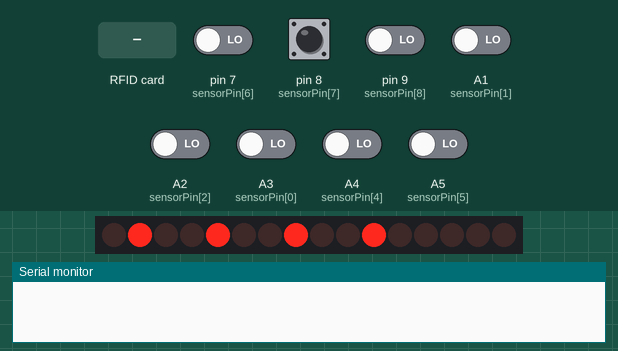
Bench run of a sketch on a simulated Arduino Nano, built with avr-gcc and run on an emulated ATmega328P. Parts: 16 shift-register outputs drawn as a row of LEDs (first output left, lit = HIGH), the last lines printed to the serial monitor. Wiring (inferred from the names in the program): 2 × shift register (74HC595): data pin 4; shift clock pin 6; latch pin 5. Wiring (inferred from the signals the program sends): row of LEDs: on Q0, Q1, Q2, Q3, Q4, Q5, Q6, Q7, Q8, Q9, Q10, Q11, Q12, Q13, Q14, Q15. The test bench sets the inputs (shaded band); at power-on: A1 (sensorPin[1]), A2 (sensorPin[2]), A3 (sensorPin[0]), A4 (sensorPin[4]), A5 (sensorPin[5]), pin 7 (sensorPin[6]), pin 8 (sensorPin[7]), pin 9 (sensorPin[8]) LOW.

Above: at 1.2 s.
1.3 s: pin 8 (sensorPin[7]) pulsed HIGH 2 times (0.12 s each, 0.3 s apart)
At 2.8 s:
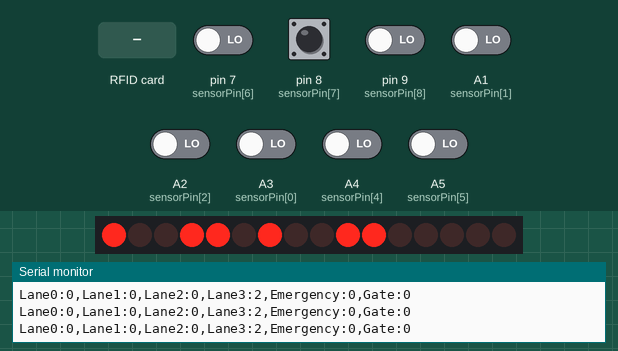
At 4.7 s:
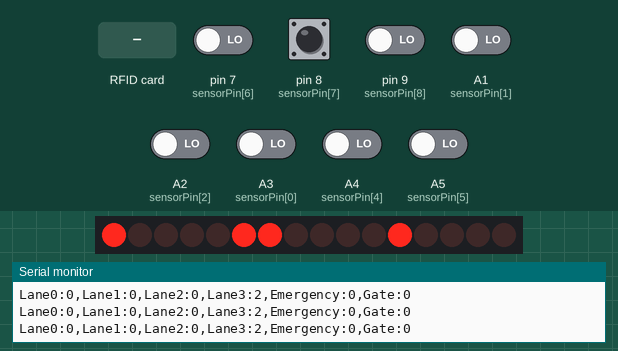
4.9 s: RFID card 39 C3 BB 99 held to the reader
At 6.3 s:
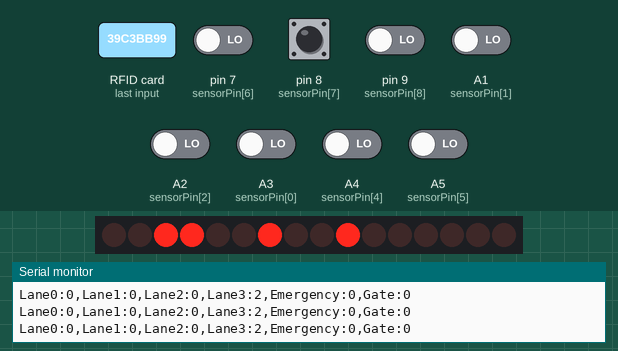
9.5 s: RFID card 5E 7A 19 C4 held to the reader
Timing chart, 0 to 23.5 s (numbered marks = the images above; inputs shaded):
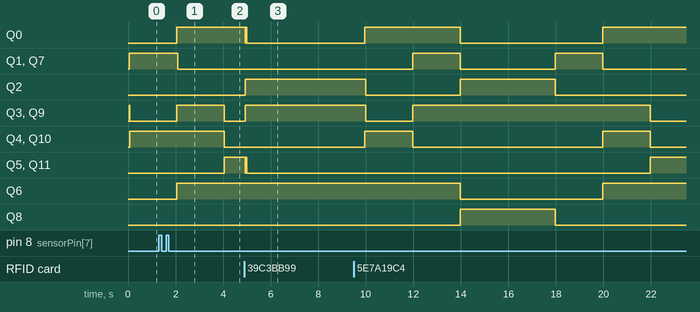

The sketch:

Arduino_Nano.ino
```cpp
#include <SPI.h>
#include <MFRC522.h>
#include <SoftwareSerial.h>

#define SS_PIN 10
#define RST_PIN A0


int laneCounts[4];
boolean gateState;


byte readCard[4];
String tag_UID = "39C3BB99";
String tagID = "";
MFRC522 mfrc522(SS_PIN, RST_PIN);


bool executed = false;

int latchPin = 5;
int clockPin = 6;
int dataPin = 4;

int numOfRegisters = 2;
byte* registerState;

int northRed = 14;
int northYellow = 15;
int northGreen = 0;

int eastRed = 11;
int eastYellow = 12;
int eastGreen = 13;

int southRed = 8;
int southYellow = 9;
int southGreen = 10;

int westRed = 1;
int westYellow = 2;
int westGreen = 3;

boolean emergency = 0;
boolean gate = 0;

unsigned long previousMillis = 0;
int currentState = 0;

int  sensorPin[9] = { A3, A1 , A2, A7, A4, A5, 7 , 8 , 9};
boolean sensorState[9] = {};

unsigned long lastActionTime = 0;
unsigned long actionInterval = 1500;

int cardStatus = 0;
struct lane {

  int count;
} lane[4];


long delayHigh;
long delayLow;


boolean readID();
boolean val = 0;
unsigned long valStartTime = 0;
const unsigned long valDuration = 30000;

void setup() {
  // Initialize array
  registerState = new byte[numOfRegisters];
  for (size_t i = 0; i < numOfRegisters; i++) {
    registerState[i] = 0;
  }


  pinMode(latchPin, OUTPUT);
  pinMode(clockPin, OUTPUT);
  pinMode(dataPin, OUTPUT);


  nextState();

  Serial.begin(9600);

  SPI.begin();
  mfrc522.PCD_Init();

  for ( int i = 0; i <= 8; i++) {
    pinMode(sensorPin[i], INPUT);
  }


}

void loop() {

 if (readID()){

    emergency = 1;
    valStartTime = millis();
  }

  // Check if it's time to reset val to 0
  if (emergency && millis() - valStartTime >= valDuration)
  {
    emergency = 0;

  }


  unsigned long currentMillis = millis();
  if(lane[0].count == 0 && lane[1].count == 0 && lane[2].count == 0 && lane[3].count == 0){

      regWrite(northRed, LOW);
      regWrite(northYellow, HIGH);
      regWrite(northGreen, LOW);
      regWrite(southRed, LOW);
      regWrite(southYellow, HIGH);
      regWrite(southGreen, LOW);
      regWrite(westRed, LOW);
      regWrite(westYellow, HIGH);
      regWrite(westGreen, LOW);
      regWrite(eastRed, LOW);
      regWrite(eastYellow, HIGH);
      regWrite(eastGreen, LOW);


  }
  else{

      if ((lane[1].count <= 5) && (emergency == 1) && !executed) {
    executed = true;

    gate = 0;

    regWrite(northRed, HIGH);
    regWrite(northYellow, LOW);
    regWrite(northGreen, LOW);
    regWrite(southRed, LOW);
    regWrite(southYellow, LOW);
    regWrite(southGreen, HIGH);
    regWrite(westRed, HIGH);
    regWrite(westYellow, LOW);
    regWrite(westGreen, LOW);
    regWrite(eastRed, HIGH);
    regWrite(eastYellow, LOW);
    regWrite(eastGreen, LOW);

    delay(5000);
    emergency = 0;
  }

  else  if ((lane[1].count > 5)&&(emergency == 1)) {

     delayHigh = 10000;
     delayLow = 2000;


     gate = 1;
  }

   else  if ((lane[1].count > 5)&&(emergency == 0)) {

     delayHigh = 10000;
     delayLow = 2000;

     gate = 0;
  }

   else  if ((lane[1].count < 5)&&(emergency == 0)) {

     delayHigh = 4000;
     delayLow = 2000;


     gate = 0;
  }


  switch (currentState) {
    case 0:
      // North-South Green, East-West Red
      if (currentMillis - previousMillis >= delayHigh) {
        nextState();
      }
      break;
    case 1:
      // North-South Yellow, East-West Red
      if (currentMillis - previousMillis >= delayLow) {
        nextState();
      }
      break;
    case 2:
      // North-South Red, East-West Green
      if (currentMillis - previousMillis >= delayLow) {
        nextState();
      }
      break;
    case 3:
      // North-South Red, East-West Yellow
      if (currentMillis - previousMillis >= delayHigh) {
        nextState();
      }
      break;
    case 4:
      // Transition to case 4
      if (currentMillis - previousMillis >= delayLow) {
        nextState();
      }
      break;
    case 5:
      // Transition to case 5
      if (currentMillis - previousMillis >= delayLow) {
        nextState();
      }
      break;
  }


  Serial.print("Lane0:");
  Serial.print(lane[0].count);
  Serial.print(",Lane1:");
  Serial.print(lane[1].count);
  Serial.print(",Lane2:");
  Serial.print(lane[2].count);
  Serial.print(",Lane3:");
  Serial.print(lane[3].count);
  Serial.print(",Emergency:");
  Serial.print(emergency);
  Serial.print(",Gate:");
  Serial.println(gate);


  }
  //lane1
  if (debounceSensor1(sensorState[0]) == 0 && sensorState[0] == 1)
  {
    lane[0].count++;
    sensorState[0] = 0;
  }
  else if (debounceSensor1(sensorState[0]) == 1 && sensorState[0] == 0)
  {
    sensorState[0] = 1;
  }


  if (debounceSensor2(sensorState[1]) == 0 && sensorState[1] == 1)
  {
    lane[0].count--;
    sensorState[1] = 0;
  }
  else if (debounceSensor2(sensorState[1]) == 1 && sensorState[1] == 0)
  {
    sensorState[1] = 1;
  }


  //lane2
  if (debounceSensor3(sensorState[2]) == 0 && sensorState[2] == 1)
  {
    lane[1].count--;
    sensorState[2] = 0;
  }
  else if (debounceSensor3(sensorState[2]) == 1 && sensorState[2] == 0)
  {
    sensorState[2] = 1;
  }


  if (debounceSensor5(sensorState[4]) == 0 && sensorState[4] == 1)
  {
    lane[1].count++;
    sensorState[4] = 0;
  }
  else if (debounceSensor5(sensorState[4]) == 1 && sensorState[4] == 0)
  {
    sensorState[4] = 1;
  }


  //lane3

  if (debounceSensor6(sensorState[5]) == 0 && sensorState[5] == 1)
  {
    lane[2].count++;
    sensorState[5] = 0;
  }
  else if (debounceSensor6(sensorState[5]) == 1 && sensorState[5] == 0)
  {
    sensorState[5] = 1;
  }


  if (debounceSensor7(sensorState[6]) == 0 && sensorState[6] == 1)
  {
    lane[2].count--;
    sensorState[6] = 0;
  }
  else if (debounceSensor7(sensorState[6]) == 1 && sensorState[6] == 0)
  {
    sensorState[6] = 1;
  }

  //lane4

  if (debounceSensor8(sensorState[7]) == 0 && sensorState[7] == 1)
  {
    lane[3].count++;
    sensorState[7] = 0;
  }
  else if (debounceSensor8(sensorState[7]) == 1 && sensorState[7] == 0)
  {
    sensorState[7] = 1;
  }


  if (debounceSensor9(sensorState[8]) == 0 && sensorState[8] == 1)
  {
    lane[3].count--;
    sensorState[8] = 0;
  }
  else if (debounceSensor9(sensorState[8]) == 1 && sensorState[8] == 0)
  {
    sensorState[8] = 1;
  }

  for (int i = 0; i <= 3; i++) {

    if (lane[i].count < 0) {

      lane[i].count = 0;
    }

  }


}

boolean readID()
{

  if (!mfrc522.PICC_IsNewCardPresent())
  {
    return false;
  }

  if (!mfrc522.PICC_ReadCardSerial())
  {
    return false;
  }
  tagID = "";
  // Read the 4 byte UID
  for (uint8_t i = 0; i < 4; i++)
  {
    tagID.concat(String(mfrc522.uid.uidByte[i], HEX));
  }
  tagID.toUpperCase();
  mfrc522.PICC_HaltA();
  return true;
}


void nextState() {
  currentState = (currentState + 1) % 6;
  previousMillis = millis();

  switch (currentState) {
    case 0:

      regWrite(northRed, LOW);
      regWrite(northYellow, LOW);
      regWrite(northGreen, HIGH);
      regWrite(southRed, LOW);
      regWrite(southYellow, LOW);
      regWrite(southGreen, HIGH);
      regWrite(westRed, HIGH);
      regWrite(westYellow, LOW);
      regWrite(westGreen, LOW);
      regWrite(eastRed, HIGH);
      regWrite(eastYellow, LOW);
      regWrite(eastGreen, LOW);
      break;
    case 1:

      regWrite(northRed, LOW);
      regWrite(northYellow, HIGH);
      regWrite(northGreen, LOW);
      regWrite(southRed, LOW);
      regWrite(southYellow, HIGH);
      regWrite(southGreen, LOW);
      regWrite(westRed, HIGH);
      regWrite(westYellow, LOW);
      regWrite(westGreen, LOW);
      regWrite(eastRed, HIGH);
      regWrite(eastYellow, LOW);
      regWrite(eastGreen, LOW);
      break;
    case 2:

      regWrite(northRed, HIGH);
      regWrite(northYellow, LOW);
      regWrite(northGreen, LOW);
      regWrite(southRed, HIGH);
      regWrite(southYellow, LOW);
      regWrite(southGreen, LOW);
      regWrite(westRed, HIGH);
      regWrite(westYellow, HIGH);
      regWrite(westGreen, LOW);
      regWrite(eastRed, HIGH);
      regWrite(eastYellow, HIGH);
      regWrite(eastGreen, LOW);
      break;
    case 3:

      regWrite(northRed, HIGH);
      regWrite(northYellow, LOW);
      regWrite(northGreen, LOW);
      regWrite(southRed, HIGH);
      regWrite(southYellow, LOW);
      regWrite(southGreen, LOW);
      regWrite(westRed, LOW);
      regWrite(westYellow, LOW);
      regWrite(westGreen, HIGH);
      regWrite(eastRed, LOW);
      regWrite(eastYellow, LOW);
      regWrite(eastGreen, HIGH);
      break;
    case 4:
      regWrite( northRed, HIGH);
      regWrite( northYellow, LOW);
      regWrite( northGreen, LOW);
      regWrite( southRed, HIGH);
      regWrite( southYellow, LOW);
      regWrite( southGreen, LOW);
      regWrite( westRed, LOW);
      regWrite( westYellow, HIGH);
      regWrite( westGreen, LOW);
      regWrite( eastRed, LOW);
      regWrite( eastYellow, HIGH);
      regWrite( eastGreen, LOW);

      break;
    case 5:
      regWrite( northRed, HIGH);
      regWrite( northYellow, HIGH);
      regWrite( northGreen, LOW);
      regWrite( southRed, HIGH);
      regWrite( southYellow, HIGH);
      regWrite( southGreen, LOW);
      regWrite( westRed, HIGH);
      regWrite( westYellow, LOW);
      regWrite( westGreen, LOW);
      regWrite( eastRed, HIGH);
      regWrite( eastYellow, LOW);
      regWrite( eastGreen, LOW);
      break;
  }
}

void regWrite(int pin, bool state) {

  int reg = pin / 8;

  int actualPin = pin - (8 * reg);


  digitalWrite(latchPin, LOW);

  for (int i = 0; i < numOfRegisters; i++) {

    byte* states = &registerState[i];


    if (i == reg) {
      bitWrite(*states, actualPin, state);
    }


    shiftOut(dataPin, clockPin, MSBFIRST, *states);
  }


  digitalWrite(latchPin, HIGH);
}

boolean debounceSensor1(boolean state)
{
  boolean stateNow = digitalRead(sensorPin[0]);
  if (state != stateNow)
  {

    stateNow = digitalRead(sensorPin[0]);
  }
  return stateNow;

}

boolean debounceSensor2(boolean state)
{
  boolean stateNow = digitalRead(sensorPin[1]);
  if (state != stateNow)
  {

    stateNow = digitalRead(sensorPin[1]);
  }
  return stateNow;

}

boolean debounceSensor3(boolean state)
{
  boolean stateNow = digitalRead(sensorPin[2]);
  if (state != stateNow)
  {

    stateNow = digitalRead(sensorPin[2]);
  }
  return stateNow;

}

boolean debounceSensor5(boolean state)
{
  boolean stateNow = digitalRead(sensorPin[4]);
  if (state != stateNow)
  {

    stateNow = digitalRead(sensorPin[4]);
  }
  return stateNow;

}

boolean debounceSensor6(boolean state)
{
  boolean stateNow = digitalRead(sensorPin[5]);
  if (state != stateNow)
  {

    stateNow = digitalRead(sensorPin[5]);
  }
  return stateNow;

}

boolean debounceSensor7(boolean state)
{
  boolean stateNow = digitalRead(sensorPin[6]);
  if (state != stateNow)
  {

    stateNow = digitalRead(sensorPin[6]);
  }
  return stateNow;

}

boolean debounceSensor8(boolean state)
{
  boolean stateNow = digitalRead(sensorPin[7]);
  if (state != stateNow)
  {

    stateNow = digitalRead(sensorPin[7]);
  }
  return stateNow;

}

boolean debounceSensor9(boolean state)
{
  boolean stateNow = digitalRead(sensorPin[8]);
  if (state != stateNow)
  {

    stateNow = digitalRead(sensorPin[8]);
  }
  return stateNow;

}
```

Measured:
- after the input at 1.3 s, Q0, Q6: LOW → HIGH after 0.76 s; Q1, Q7: HIGH → LOW after 0.80 s; Q3, Q9: LOW → HIGH after 0.76 s, → LOW 2.0 s later; Q4, Q10: HIGH → LOW after 2.8 s; Q5, Q11: LOW → HIGH after 2.8 s
